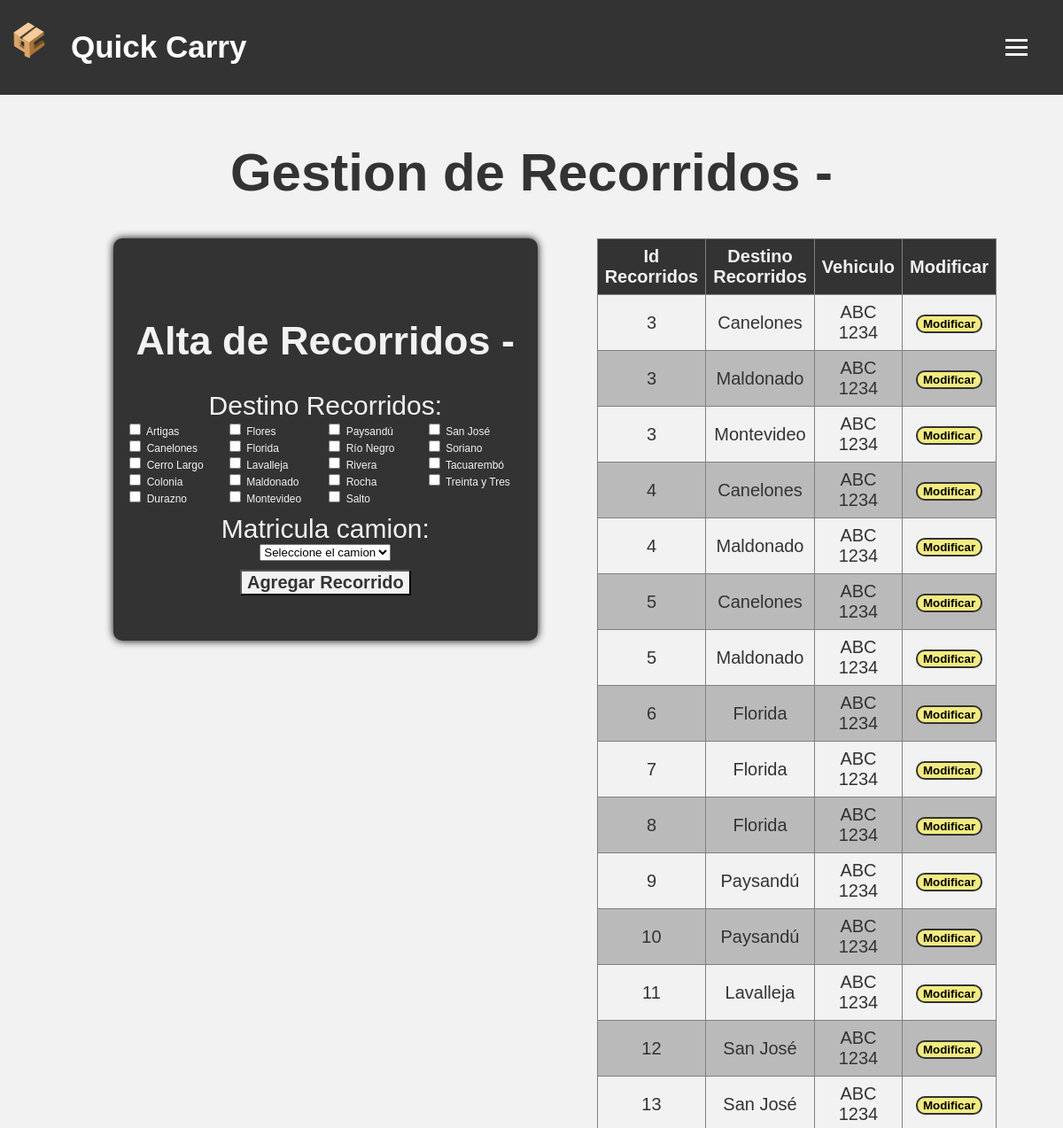
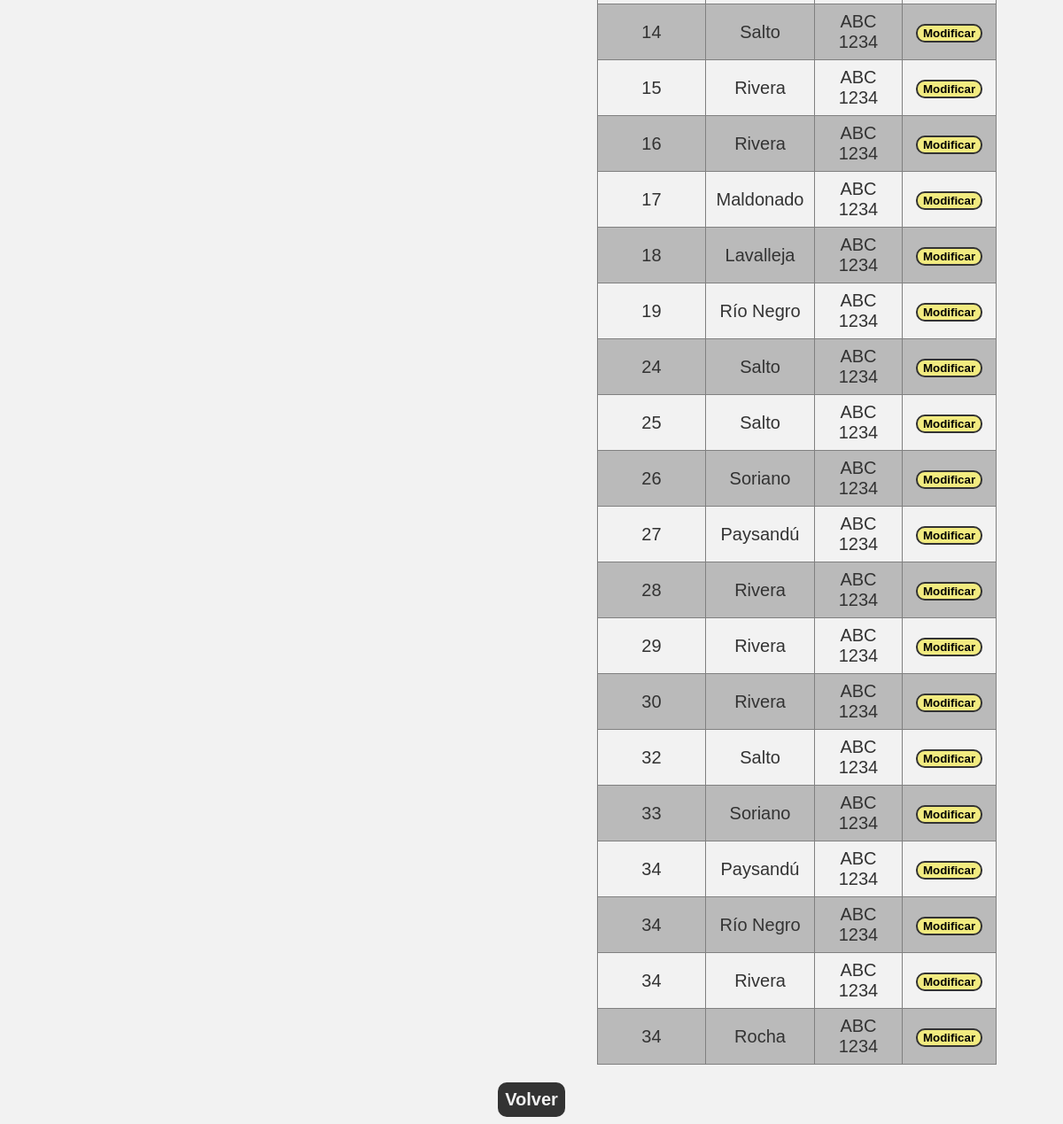
Screenshot of /Almacen/gestionRecorridosPRUEBA.php with the database file from the repository (2 pictures, top to bottom).
### tables this page shows
CREATE TABLE `pasa_por` (
  `id_recorrido` int(11) DEFAULT NULL,
  `id_almacen` int(11) DEFAULT NULL
);

CREATE TABLE `recorrido` (
  `id_recorrido` int(11) NOT NULL,
  `matricula` varchar(10) DEFAULT NULL,
  `fecha_salida` date DEFAULT NULL,
  `hora_salida` time DEFAULT NULL,
  `fecha_llegada` date DEFAULT NULL,
  `hora_llegada` time DEFAULT NULL
);

CREATE TABLE `almacen` (
  `id_almacen` int(11) NOT NULL,
  `departamento` varchar(25) DEFAULT NULL,
  `ciudad` varchar(25) DEFAULT NULL,
  `calle` varchar(40) DEFAULT NULL,
  `numero_puerta` int(11) DEFAULT NULL,
  `coordenadas` varchar(50) DEFAULT NULL,
  `capacidad` int(11) DEFAULT NULL,
  `estado` varchar(20) DEFAULT NULL
);

### Almacen/gestionRecorridosPRUEBA.php (the view, shortened to what this page needs)
<?php
    $almacen = isset($_GET['almacen']) ? $_GET['almacen'] : '';
    ?>
<!DOCTYPE html>
<html lang="en">
<head>
    <link rel="stylesheet" href="style.css">
</head>
<header>
    <div class="logo">
        <a href="index.php"><img src="qc.png" alt="qc"></a>
        <h1>Quick Carry</h1>
    </div>
    <label for="menu-toggle" class="menu-btn">
        <span></span>
        <span></span>
        <span></span>
    </label>
</header>
<body>
    <h1>Gestion de Recorridos - <?php echo $almacen; ?></h1>
    <?php
    $conexion = new mysqli("localhost", "root", "", "quickcarry");
    $consulta = "SELECT R.id_recorrido, R.matricula AS matricula_camion, PP.id_almacen, A.departamento AS departamento_almacen
    FROM RECORRIDO R
    INNER JOIN PASA_POR PP ON R.id_recorrido = PP.id_recorrido
    INNER JOIN ALMACEN A ON PP.id_almacen = A.id_almacen;";
    $resultados = $conexion->query($consulta);
    ?>
    <div class="tablas">
        <div class="altaLote">
            <h2>Alta de Recorridos - <?php echo $almacen; ?></h2>
            <form action="gestionRecorridos.php" method="post">
                <label>Destino Recorridos:</label>
                <div class="columnasDepartamentos">
                    <div class="columnas">
                        <input type="checkbox" id="artigas" name="destinos[]" value="6">
                        <label for="artigas">Artigas</label><br>
                        <input type="checkbox" id="canelones" name="destinos[]" value="3">
                        <label for="canelones">Canelones</label><br>
                        <input type="checkbox" id="cerro_largo" name="destinos[]" value="9">
                        <label for="cerro_largo">Cerro Largo</label><br>
                        <input type="checkbox" id="colonia" name="destinos[]" value="8">
                        <label for="colonia">Colonia</label><br>
                        <input type="checkbox" id="durazno" name="destinos[]" value="10">
                        <label for="durazno">Durazno</label><br>
                    </div>
                    <div class="columnas">
                        <input type="checkbox" id="flores" name="destinos[]" value="11">
                        <label for="flores">Flores</label><br>
                        <input type="checkbox" id="florida" name="destinos[]" value="19">
                        <label for="florida">Florida</label><br>
                        <input type="checkbox" id="lavalleja" name="destinos[]" value="12">
                        <label for="lavalleja">Lavalleja</label><br>
                        <input type="checkbox" id="maldonado" name="destinos[]" value="4">
                        <label for="maldonado">Maldonado</label><br>
                        <input type="checkbox" id="montevideo" name="destinos[]" value="1">
                        <label for="montevideo">Montevideo</label><br>
                    </div>
                    <div class="columnas">
                        <input type="checkbox" id="paysandu" name="destinos[]" value="7">
                        <label for="paysandu">Paysandú</label><br>
                        <input type="checkbox" id="rio_negro" name="destinos[]" value="13">
                        <label for="rio_negro">Río Negro</label><br>
                        <input type="checkbox" id="rivera" name="destinos[]" value="14">
                        <label for="rivera">Rivera</label><br>
                        <input type="checkbox" id="rocha" name="destinos[]" value="5">
                        <label for="rocha">Rocha</label><br>
                        <input type="checkbox" id="salto" name="destinos[]" value="15">
                        <label for="salto">Salto</label><br>
                    </div>
                    <div class="columnas">
                        <input type="checkbox" id="san_jose" name="destinos[]" value="16">
                        <label for="san_jose">San José</label><br>
                        <input type="checkbox" id="soriano" name="destinos[]" value="17">
                        <label for="soriano">Soriano</label><br>
                        <input type="checkbox" id="tacuarembo" name="destinos[]" value="2">
                        <label for="tacuarembo">Tacuarembó</label><br>
                        <input type="checkbox" id="treinta_y_tres" value="18">
                        <label for="treinta_y_tres">Treinta y Tres</label><br>
                    </div>
                </div>
                <label for="matriculaCamion">Matricula camion:</label>
                <select name="matriculaCamion" id="matriculaCamion" required>
                    <option value="">Seleccione el camion</option>
                </select>
                <input type="submit" value="Agregar Recorrido">
            </form>
        </div>
        <div class="tablaDivLot">
            <table border="1">
                <thead>
                    <tr>
                        <th>Id Recorridos</th>
                        <th>Destino Recorridos</th>
                        <th>Vehiculo</th>
                        <th>Modificar </th>
                    </tr>
                </thead>
                <tbody>
                    <?php
                    while ($fila = $resultados->fetch_assoc()) {
                        $id_recorrido = $fila["id_recorrido"];
                        $departamento_almacen = $fila["departamento_almacen"];
                        $matricula = $fila["matricula_camion"];
                        echo "<tr>";
                        echo "<td>" . $id_recorrido . "</td>";
                        echo "<td>" . $departamento_almacen . "</td>";
                        echo "<td>" . $matricula . "</td>";
                        echo "<td><form action='modificarRecorridos.php' method='get'>
                        <input type='hidden' name='id' value='$id_recorrido'>
                        <input type='hidden' name='almacen' value='$almacen'>
                        <button class='boton-modificar'>Modificar</button>
                        </form>
                        </td>";
                        echo "</tr>";
                    }
                    ?>
                </tbody>
            </table>
        </div>
    </div>
    <div class="volver">
        <input type="button" value="Volver" onclick="window.location.href='index.php?almacen=<?php echo $almacen; ?>'">
    </div>
</body>
</html>

### Almacen/style.css (style rules this page uses)
body { text-align: center; background-color: #F2F2F2; padding-top: 80px; font-family: sans-serif; margin-top: 40px; font-size: 30px; color: #333; }
.volver input { background-color: #333; color: #F2F2F2; padding: 8px; margin-top: 20px; border: none; border-radius: 10px; font-size: 20px; }
.tablas { display: flex; justify-content: space-between; width: 100%; }
.tablaDivLot { flex: right; width: 50%; }
.tablaDivLot { text-align: center; align-items: center; height: 50%; width: 50%; display: flex; margin-top: 20px; margin: 0 auto; font-size: 20px; border-collapse: collapse; }
.altaLote { text-align: center; align-items: center; margin: 0 auto; margin-left: 120px; display: flex; flex-direction: column; justify-content: center; background-color: #333; border: 2px solid #333; border-radius: 10px; height: 450px; width: 480px; box-shadow: 0 0 10px black; }
.altaLote h2 { color: #f2f2f2; margin-bottom: 20px; }
.altaLote form { width: 100%; max-width: 450px; display: flex; flex-direction: column; align-items: center; }
.altaLote label { margin-top: 10px; color: #f2f2f2; }
.altaLote input[type="submit"] { text-align: center; margin-top: 10px; font-size: 20px; background-color: #f2f2f2; font-weight: bold; color: #333; }
.columnasDepartamentos { display: flex; flex-wrap: wrap; width: 100%; border-radius: 5px; }
.columnas { flex: 1; width: 50%; font-size: 12px; text-align: left; }
.tablaDivLot { text-align: center; align-items: center; margin: 0 auto; display: flex; }
.tablaDivLot table { text-align: center; margin: 0 auto; flex: left; font-size: 20px; }
.tablaDivLot table { width: 70%; flex: right; border-collapse: collapse; }
table { width: 80%; border-collapse: collapse; }
th, td { padding: 8px; }
th { background-color: #333; color: #F2F2F2; }
tr:nth-child(odd) { background-color: #F2F2F2; }
tr:nth-child(even) { background-color: #bababa; }
tbody button { background-color: #F2EB80; border: 2px solid #333; border-radius: 10px; font-weight: bold; transition: 0.1s; }
header { background-color: #333; color: #fff; padding: 10px; width: 100%; position: fixed; top: 0; left: 0; display: flex; justify-content: space-between; align-items: center; }
.logo h1 { margin-left: 10px; font-size: 35px; }
.logo { display: flex; align-items: center; }
.logo img { width: 50px; height: 60px; margin-right: 10px; }
.menu-btn { display: inline-block; cursor: pointer; padding: 10px; margin-right: 40px; border-radius: 10px; transition: 0.3s; }
.menu-btn span { display: block; width: 25px; height: 3px; background-color: #F2F2F2; margin-bottom: 5px; margin-top: 5px; }
.formulario input[type="submit"], [type="button"] { text-align: left; font-size: 20px; background-color: #333; font-weight: bold; color: #F2F2F2; }
.formularioRemito input[type="submit"], [type="button"] { text-align: left; font-size: 20px; background-color: #333; font-weight: bold; color: #F2F2F2; }
.formularioAltaPaquete input[type="submit"], [type="button"] { text-align: left; font-size: 20px; background-color: #333; font-weight: bold; color: #F2F2F2; }

### rows the page displays
pasa_por: id_recorrido.id_recorrido "3", id_almacen.departamento "Canelones", id_recorrido.matricula "ABC 1234"
pasa_por: id_recorrido.id_recorrido "3", id_almacen.departamento "Maldonado", id_recorrido.matricula "ABC 1234"
pasa_por: id_recorrido.id_recorrido "3", id_almacen.departamento "Montevideo", id_recorrido.matricula "ABC 1234"
pasa_por: id_recorrido.id_recorrido "4", id_almacen.departamento "Canelones", id_recorrido.matricula "ABC 1234"
pasa_por: id_recorrido.id_recorrido "4", id_almacen.departamento "Maldonado", id_recorrido.matricula "ABC 1234"
pasa_por: id_recorrido.id_recorrido "5", id_almacen.departamento "Canelones", id_recorrido.matricula "ABC 1234"
pasa_por: id_recorrido.id_recorrido "5", id_almacen.departamento "Maldonado", id_recorrido.matricula "ABC 1234"
pasa_por: id_recorrido.id_recorrido "6", id_almacen.departamento "Florida", id_recorrido.matricula "ABC 1234"
pasa_por: id_recorrido.id_recorrido "7", id_almacen.departamento "Florida", id_recorrido.matricula "ABC 1234"
pasa_por: id_recorrido.id_recorrido "8", id_almacen.departamento "Florida", id_recorrido.matricula "ABC 1234"
pasa_por: id_recorrido.id_recorrido "9", id_almacen.departamento "Paysandú", id_recorrido.matricula "ABC 1234"
pasa_por: id_recorrido.id_recorrido "10", id_almacen.departamento "Paysandú", id_recorrido.matricula "ABC 1234"
pasa_por: id_recorrido.id_recorrido "11", id_almacen.departamento "Lavalleja", id_recorrido.matricula "ABC 1234"
pasa_por: id_recorrido.id_recorrido "12", id_almacen.departamento "San José", id_recorrido.matricula "ABC 1234"
pasa_por: id_recorrido.id_recorrido "13", id_almacen.departamento "San José", id_recorrido.matricula "ABC 1234"
pasa_por: id_recorrido.id_recorrido "14", id_almacen.departamento "Salto", id_recorrido.matricula "ABC 1234"
pasa_por: id_recorrido.id_recorrido "15", id_almacen.departamento "Rivera", id_recorrido.matricula "ABC 1234"
pasa_por: id_recorrido.id_recorrido "16", id_almacen.departamento "Rivera", id_recorrido.matricula "ABC 1234"
pasa_por: id_recorrido.id_recorrido "17", id_almacen.departamento "Maldonado", id_recorrido.matricula "ABC 1234"
pasa_por: id_recorrido.id_recorrido "18", id_almacen.departamento "Lavalleja", id_recorrido.matricula "ABC 1234"
pasa_por: id_recorrido.id_recorrido "19", id_almacen.departamento "Río Negro", id_recorrido.matricula "ABC 1234"
pasa_por: id_recorrido.id_recorrido "24", id_almacen.departamento "Salto", id_recorrido.matricula "ABC 1234"
pasa_por: id_recorrido.id_recorrido "25", id_almacen.departamento "Salto", id_recorrido.matricula "ABC 1234"
pasa_por: id_recorrido.id_recorrido "26", id_almacen.departamento "Soriano", id_recorrido.matricula "ABC 1234"
pasa_por: id_recorrido.id_recorrido "27", id_almacen.departamento "Paysandú", id_recorrido.matricula "ABC 1234"
pasa_por: id_recorrido.id_recorrido "28", id_almacen.departamento "Rivera", id_recorrido.matricula "ABC 1234"
pasa_por: id_recorrido.id_recorrido "29", id_almacen.departamento "Rivera", id_recorrido.matricula "ABC 1234"
pasa_por: id_recorrido.id_recorrido "30", id_almacen.departamento "Rivera", id_recorrido.matricula "ABC 1234"
pasa_por: id_recorrido.id_recorrido "32", id_almacen.departamento "Salto", id_recorrido.matricula "ABC 1234"
pasa_por: id_recorrido.id_recorrido "33", id_almacen.departamento "Soriano", id_recorrido.matricula "ABC 1234"
pasa_por: id_recorrido.id_recorrido "34", id_almacen.departamento "Paysandú", id_recorrido.matricula "ABC 1234"
pasa_por: id_recorrido.id_recorrido "34", id_almacen.departamento "Río Negro", id_recorrido.matricula "ABC 1234"
pasa_por: id_recorrido.id_recorrido "34", id_almacen.departamento "Rivera", id_recorrido.matricula "ABC 1234"
pasa_por: id_recorrido.id_recorrido "34", id_almacen.departamento "Rocha", id_recorrido.matricula "ABC 1234"
